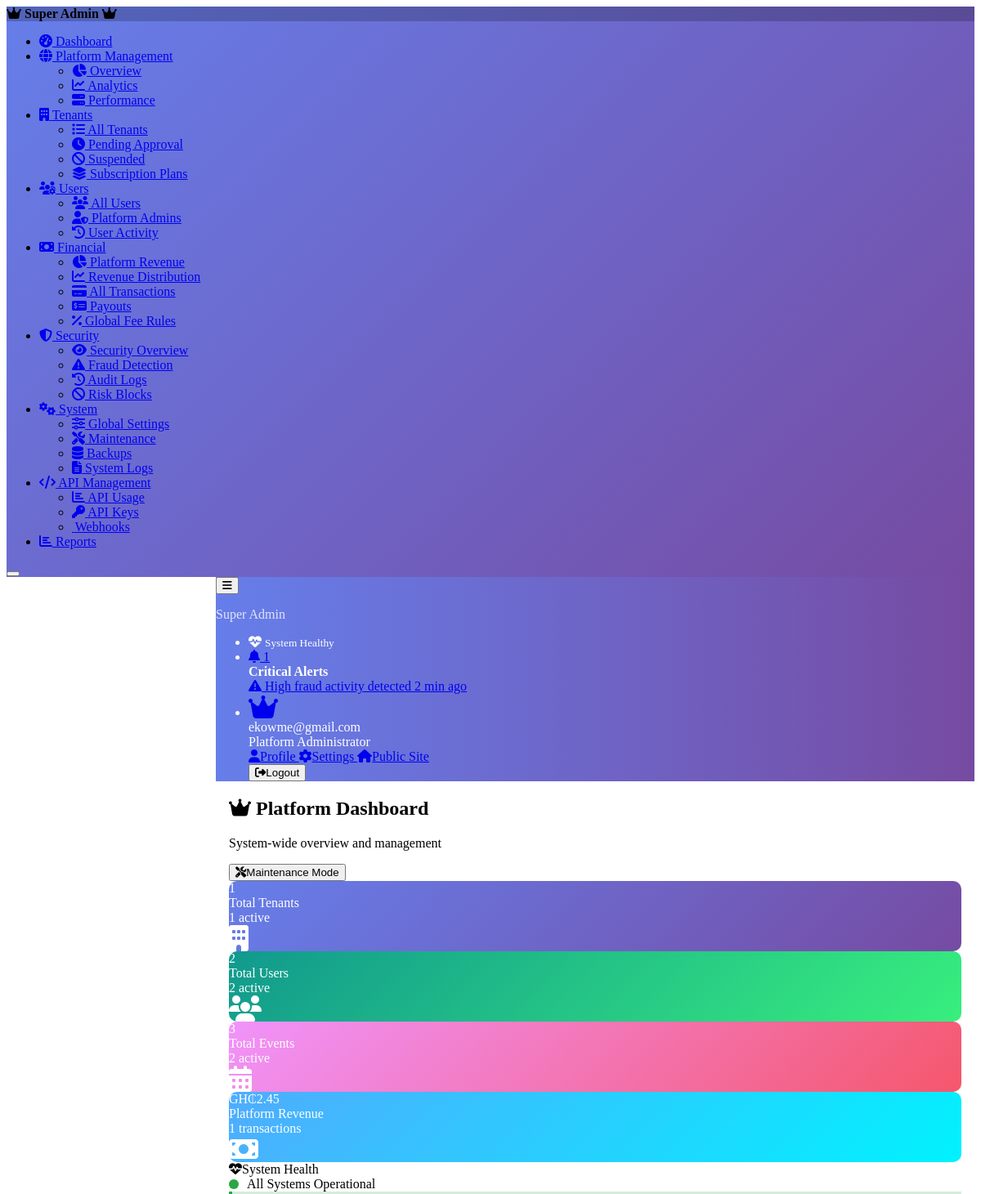
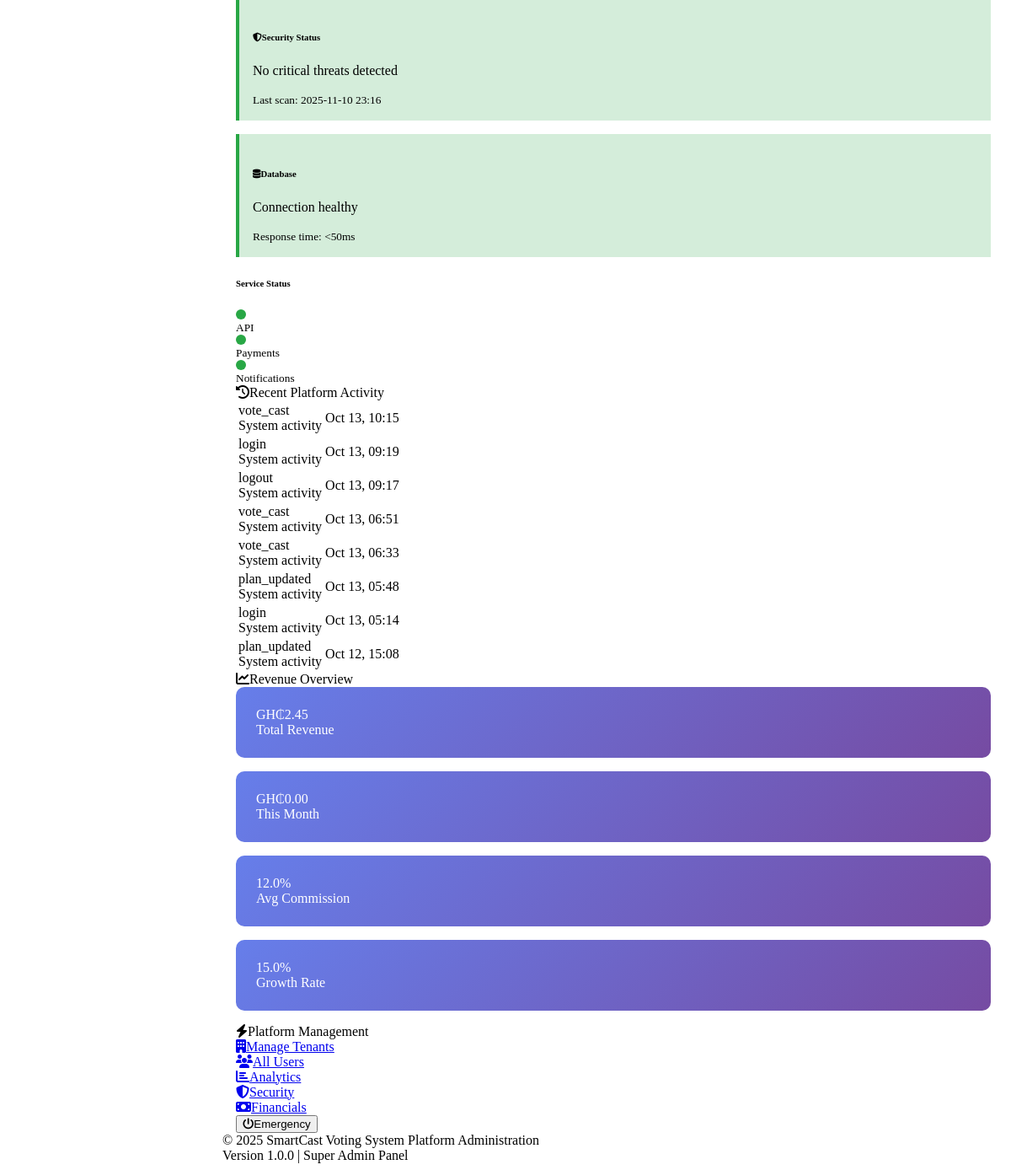
The page /superadmin (signed in) on the database its author committed (2 pictures, top to bottom).
### tables this page shows
CREATE TABLE `audit_logs` (
  `id` int(11) NOT NULL,
  `user_id` int(11) DEFAULT NULL,
  `action` varchar(255) NOT NULL,
  `details` text DEFAULT NULL,
  `ip_address` varchar(45) DEFAULT NULL,
  `created_at` timestamp NOT NULL DEFAULT current_timestamp()
);

### views/superadmin/dashboard.php (the view, shortened to what the rows shown need)
<div class="d-flex justify-content-between align-items-center mb-4">
    <div>
        <h2 class="mb-1">
            <i class="fas fa-crown text-warning me-2"></i>
            Platform Dashboard
        </h2>
        <p class="text-muted mb-0">System-wide overview and management</p>
    </div>
    <div>
        <button class="btn btn-outline-danger" onclick="SuperAdminDashboard.maintenanceMode(true)">
            <i class="fas fa-tools me-2"></i>Maintenance Mode
        </button>
    </div>
</div>
<div class="row mb-4">
    <div class="col-sm-6 col-lg-3">
        <div class="card stats-card text-white">
            <div class="card-body pb-0 d-flex justify-content-between align-items-start">
                <div>
                    <div class="fs-4 fw-semibold"><?= number_format($stats['total_tenants'] ?? 0) ?></div>
                    <div>Total Tenants</div>
                    <div class="small">
                        <?= number_format($stats['active_tenants'] ?? 0) ?> active
                    </div>
                </div>
                <div class="dropdown">
                    <i class="fas fa-building fa-2x opacity-75"></i>
                </div>
            </div>
        </div>
    </div>
    <div class="col-sm-6 col-lg-3">
        <div class="card stats-card success text-white">
            <div class="card-body pb-0 d-flex justify-content-between align-items-start">
                <div>
                    <div class="fs-4 fw-semibold"><?= number_format($stats['total_users'] ?? 0) ?></div>
                    <div>Total Users</div>
                    <div class="small">
                        <?= number_format($stats['active_users'] ?? 0) ?> active
                    </div>
                </div>
                <div class="dropdown">
                    <i class="fas fa-users fa-2x opacity-75"></i>
                </div>
            </div>
        </div>
    </div>
    <div class="col-sm-6 col-lg-3">
        <div class="card stats-card warning text-white">
            <div class="card-body pb-0 d-flex justify-content-between align-items-start">
                <div>
                    <div class="fs-4 fw-semibold"><?= number_format($stats['total_events'] ?? 0) ?></div>
                    <div>Total Events</div>
                    <div class="small">
                        <?= number_format($stats['active_events'] ?? 0) ?> active
                    </div>
                </div>
                <div class="dropdown">
                    <i class="fas fa-calendar-alt fa-2x opacity-75"></i>
                </div>
            </div>
        </div>
    </div>
    <div class="col-sm-6 col-lg-3">
        <div class="card stats-card info text-white">
            <div class="card-body pb-0 d-flex justify-content-between align-items-start">
                <div>
                    <div class="fs-4 fw-semibold">GH₵<?= number_format($stats['total_revenue'] ?? 0, 2) ?></div>
                    <div>Platform Revenue</div>
                    <div class="small">
                        <?= number_format($stats['successful_transactions'] ?? 0) ?> transactions
                    </div>
                </div>
                <div class="dropdown">
                    <i class="fas fa-money-bill fa-2x opacity-75"></i>
                </div>
            </div>
        </div>
    </div>
</div>
<div class="row">
    <div class="col-md-6">
        <div class="card">
            <div class="card-header">
                <i class="fas fa-heartbeat me-2"></i>System Health
                <div class="system-health float-end">
                    <div class="health-indicator"></div>
                    <span class="small">All Systems Operational</span>
                </div>
            </div>
            <div class="card-body">
                <div class="row">
                    <div class="col-6">
                        <div class="security-status">
                            <h6><i class="fas fa-shield-alt me-2"></i>Security Status</h6>
                            <p class="mb-1">No critical threats detected</p>
                            <small class="text-muted">Last scan: <?= date('Y-m-d H:i') ?></small>
                        </div>
                    </div>
                    <div class="col-6">
                        <div class="security-status">
                            <h6><i class="fas fa-database me-2"></i>Database</h6>
                            <p class="mb-1">Connection healthy</p>
                            <small class="text-muted">Response time: &lt;50ms</small>
                        </div>
                    </div>
                </div>
                <div class="mt-3">
                    <h6>Service Status</h6>
                    <div class="row">
                        <div class="col-4 text-center">
                            <div class="health-indicator mb-1"></div>
                            <small>API</small>
                        </div>
                        <div class="col-4 text-center">
                            <div class="health-indicator mb-1"></div>
                            <small>Payments</small>
                        </div>
                        <div class="col-4 text-center">
                            <div class="health-indicator mb-1"></div>
                            <small>Notifications</small>
                        </div>
                    </div>
                </div>
            </div>
        </div>
    </div>
    <div class="col-md-6">
        <div class="card">
            <div class="card-header">
                <i class="fas fa-history me-2"></i>Recent Platform Activity
            </div>
            <div class="card-body">
                <?php if (!empty($recentActivity)): ?>
                    <div class="table-responsive">
                        <table class="table table-sm">
                            <tbody>
                                <?php foreach (array_slice($recentActivity, 0, 8) as $activity): ?>
                                    <tr>
                                        <td>
                                            <div class="fw-semibold"><?= htmlspecialchars($activity['action']) ?></div>
                                            <div class="small text-muted">
                                                <?php
                                                $details = json_decode($activity['details'], true);
                                                echo htmlspecialchars($details['description'] ?? 'System activity');
                                                ?>
                                            </div>
                                        </td>
                                        <td class="text-end">
                                            <div class="small text-muted">
                                                <?= date('M j, H:i', strtotime($activity['created_at'])) ?>
                                            </div>
                                        </td>
                                    </tr>
                                <?php endforeach; ?>
                            </tbody>
                        </table>
                    </div>
                <?php endif; ?>
            </div>
        </div>
    </div>
</div>
<div class="row mt-4">
    <div class="col-12">
        <div class="card">
            <div class="card-header">
                <i class="fas fa-chart-line me-2"></i>Revenue Overview
            </div>
            <div class="card-body">
                <?php if (!empty($revenueOverview)): ?>
                    <div class="row text-center">
                        <div class="col-md-3">
                            <div class="platform-metric">
                                <div class="fs-4 fw-semibold">GH₵<?= number_format($revenueOverview['total_revenue'] ?? 0, 2) ?></div>
                                <div class="small">Total Revenue</div>
                            </div>
                        </div>
                        <div class="col-md-3">
                            <div class="platform-metric">
                                <div class="fs-4 fw-semibold">GH₵<?= number_format($revenueOverview['monthly_revenue'] ?? 0, 2) ?></div>
                                <div class="small">This Month</div>
                            </div>
                        </div>
                        <div class="col-md-3">
                            <div class="platform-metric">
                                <div class="fs-4 fw-semibold"><?= number_format($revenueOverview['commission_rate'] ?? 12, 1) ?>%</div>
                                <div class="small">Avg Commission</div>
                            </div>
                        </div>
                        <div class="col-md-3">
                            <div class="platform-metric">
                                <div class="fs-4 fw-semibold"><?= number_format($revenueOverview['growth_rate'] ?? 15, 1) ?>%</div>
                                <div class="small">Growth Rate</div>
                            </div>
                        </div>
                    </div>
                <?php endif; ?>
            </div>
        </div>
    </div>
</div>
<div class="row mt-4">
    <div class="col-12">
        <div class="card">
            <div class="card-header">
                <i class="fas fa-bolt me-2"></i>Platform Management
            </div>
            <div class="card-body">
                <div class="row">
                    <div class="col-md-2 col-sm-4 mb-3">
                        <a href="<?= SUPERADMIN_URL ?>/tenants" class="btn btn-outline-primary w-100">
                            <i class="fas fa-building me-2"></i>Manage Tenants
                        </a>
                    </div>
                    <div class="col-md-2 col-sm-4 mb-3">
                        <a href="<?= SUPERADMIN_URL ?>/users" class="btn btn-outline-success w-100">
                            <i class="fas fa-users me-2"></i>All Users
                        </a>
                    </div>
                    <div class="col-md-2 col-sm-4 mb-3">
                        <a href="<?= SUPERADMIN_URL ?>/platform/analytics" class="btn btn-outline-info w-100">
                            <i class="fas fa-chart-bar me-2"></i>Analytics
                        </a>
                    </div>
                    <div class="col-md-2 col-sm-4 mb-3">
                        <a href="<?= SUPERADMIN_URL ?>/security/overview" class="btn btn-outline-warning w-100">
                            <i class="fas fa-shield-alt me-2"></i>Security
                        </a>
                    </div>
                    <div class="col-md-2 col-sm-4 mb-3">
                        <a href="<?= SUPERADMIN_URL ?>/financial/overview" class="btn btn-outline-secondary w-100">
                            <i class="fas fa-money-bill me-2"></i>Financials
                        </a>
                    </div>
                    <div class="col-md-2 col-sm-4 mb-3">
                        <button class="btn btn-outline-danger w-100" onclick="SuperAdminDashboard.emergencyShutdown()">
                            <i class="fas fa-power-off me-2"></i>Emergency
                        </button>
                    </div>
                </div>
            </div>
        </div>
    </div>
</div>

### src/Core/Router.php (shortened to what the rows shown need)
<?php
class Router
{
    private $routes = [];
    private $currentGroup = [];
    public function group($attributes, $callback)
    {
        $previousGroup = $this->currentGroup;
        $this->currentGroup = array_merge($this->currentGroup, $attributes);
        $this->currentGroup = $previousGroup;
    }
    private function addRoute($method, $path, $handler)
    {
        $prefix = isset($this->currentGroup['prefix']) ? $this->currentGroup['prefix'] : '';
        $middleware = isset($this->currentGroup['middleware']) ? $this->currentGroup['middleware'] : null;
        $fullPath = $prefix . $path;
        $this->routes[] = [
            'method' => $method,
            'path' => $fullPath,
            'handler' => $handler,
            'middleware' => $middleware
        ];
    }
    public function dispatch()
    {
        $method = $_SERVER['REQUEST_METHOD'];
        $path = parse_url($_SERVER['REQUEST_URI'], PHP_URL_PATH);
        $appUrlParts = parse_url(APP_URL);
        $basePath = $appUrlParts['path'] ?? '';
        if (!empty($basePath)) {
            if (strpos($path, $basePath . '/index.php') === 0) {
                $path = substr($path, strlen($basePath . '/index.php'));
            } elseif (strpos($path, $basePath) === 0) {
                $path = substr($path, strlen($basePath));
            }
        }
        foreach ($this->routes as $route) {
            if ($route['method'] === $method && $this->matchPath($route['path'], $path)) {
                $params = $this->extractParams($route['path'], $path);
                $this->callHandler($route['handler'], $params);
                return;
            }
        }
    }
    private function matchPath($routePath, $requestPath)
    {
        $pattern = preg_replace('/\{([^}]+)\}/', '([^/]+)', $routePath);
        $pattern = '#^' . $pattern . '$#';
        return preg_match($pattern, $requestPath);
    }
    private function extractParams($routePath, $requestPath)
    {
        $params = [];
        return $params;
    }
    private function callHandler($handler, $params = [])
    {
        if (is_string($handler)) {
            list($controller, $method) = explode('@', $handler);
            $controllerClass = "SmartCast\\Controllers\\{$controller}";
            if (class_exists($controllerClass)) {
                $controllerInstance = new $controllerClass();
                if (method_exists($controllerInstance, $method)) {
                    $paramValues = array_values($params);
                    call_user_func_array([$controllerInstance, $method], $paramValues);
                } else {
                    throw new \Exception("Method {$method} not found in {$controllerClass}");
                }
            } else {
                throw new \Exception("Controller {$controllerClass} not found");
            }
        } elseif (is_callable($handler)) {
            $paramValues = array_values($params);
            call_user_func_array($handler, $paramValues);
        }
    }
}

### rows shown on the page
audit_logs: action "vote_cast", details "System activity", created_at "Oct 13, 10:15"
audit_logs: action "login", details "System activity", created_at "Oct 13, 09:19"
audit_logs: action "logout", details "System activity", created_at "Oct 13, 09:17"
audit_logs: action "vote_cast", details "System activity", created_at "Oct 13, 06:51"
audit_logs: action "vote_cast", details "System activity", created_at "Oct 13, 06:33"
audit_logs: action "plan_updated", details "System activity", created_at "Oct 13, 05:48"
audit_logs: action "login", details "System activity", created_at "Oct 13, 05:14"
audit_logs: action "plan_updated", details "System activity", created_at "Oct 12, 15:08"

### other values the page prints
$stats['total_tenants'] "1"
$stats['active_tenants'] "1"
$stats['total_users'] "2"
$stats['active_users'] "2"
$stats['total_events'] "3"
$stats['active_events'] "2"
$stats['total_revenue'] "2.45"
$stats['successful_transactions'] "1"
$revenueOverview['total_revenue'] "2.45"
$revenueOverview['monthly_revenue'] "0.00"
$revenueOverview['commission_rate'] "12.0"
$revenueOverview['growth_rate'] "15.0"
